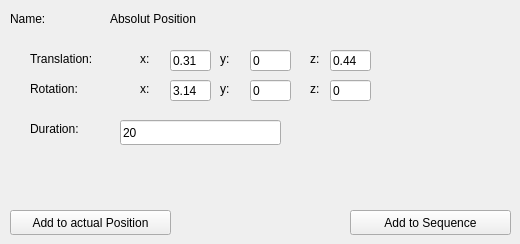
        <widget class="QWidget" name="page_2">
         <widget class="QLabel" name="label_84">
          <property name="geometry">
           <rect>
            <x>310</x>
            <y>80</y>
            <width>21</width>
            <height>17</height>
           </rect>
          </property>
          <property name="text">
           <string>z:</string>
          </property>
         </widget>
         <widget class="QLineEdit" name="lineEdit_44">
          <property name="geometry">
           <rect>
            <x>250</x>
            <y>80</y>
            <width>41</width>
            <height>21</height>
           </rect>
          </property>
          <property name="text">
           <string>0</string>
          </property>
         </widget>
         <widget class="QLineEdit" name="lineEdit_45">
          <property name="geometry">
           <rect>
            <x>330</x>
            <y>80</y>
            <width>41</width>
            <height>21</height>
           </rect>
          </property>
          <property name="text">
           <string>0</string>
          </property>
         </widget>
         <widget class="QLabel" name="label_71">
          <property name="geometry">
           <rect>
            <x>310</x>
            <y>50</y>
            <width>21</width>
            <height>17</height>
           </rect>
          </property>
          <property name="text">
           <string>z:</string>
          </property>
         </widget>
         <widget class="QLineEdit" name="lineEdit_40">
          <property name="geometry">
           <rect>
            <x>170</x>
            <y>80</y>
            <width>41</width>
            <height>21</height>
           </rect>
          </property>
          <property name="text">
           <string>3.14</string>
          </property>
         </widget>
         <widget class="QLabel" name="label_72">
          <property name="geometry">
           <rect>
            <x>110</x>
            <y>10</y>
            <width>151</width>
            <height>17</height>
           </rect>
          </property>
          <property name="text">
           <string>Absolut Position</string>
          </property>
         </widget>
         <widget class="QLabel" name="label_68">
          <property name="geometry">
           <rect>
            <x>140</x>
            <y>50</y>
            <width>21</width>
            <height>17</height>
           </rect>
          </property>
          <property name="text">
           <string>x:</string>
          </property>
         </widget>
         <widget class="QLabel" name="label_83">
          <property name="geometry">
           <rect>
            <x>30</x>
            <y>80</y>
            <width>91</width>
            <height>17</height>
           </rect>
          </property>
          <property name="text">
           <string>Rotation:</string>
          </property>
         </widget>
         <widget class="QLineEdit" name="lineEdit_42">
          <property name="geometry">
           <rect>
            <x>250</x>
            <y>50</y>
            <width>41</width>
            <height>21</height>
           </rect>
          </property>
          <property name="text">
           <string>0</string>
          </property>
         </widget>
         <widget class="QLineEdit" name="lineEdit_39">
          <property name="geometry">
           <rect>
            <x>170</x>
            <y>50</y>
            <width>41</width>
            <height>21</height>
           </rect>
          </property>
          <property name="text">
           <string>0.31</string>
          </property>
         </widget>
         <widget class="QLineEdit" name="lineEdit_41">
          <property name="geometry">
           <rect>
            <x>330</x>
            <y>50</y>
            <width>41</width>
            <height>21</height>
           </rect>
          </property>
          <property name="text">
           <string>0.44</string>
          </property>
         </widget>
         <widget class="QLabel" name="label_69">
          <property name="geometry">
           <rect>
            <x>220</x>
            <y>80</y>
            <width>21</width>
            <height>17</height>
           </rect>
          </property>
          <property name="text">
           <string>y:</string>
          </property>
         </widget>
         <widget class="QLineEdit" name="lineEdit_43">
          <property name="geometry">
           <rect>
            <x>120</x>
            <y>120</y>
            <width>161</width>
            <height>25</height>
           </rect>
          </property>
          <property name="text">
           <string>20</string>
          </property>
         </widget>
         <widget class="QLabel" name="label_70">
          <property name="geometry">
           <rect>
            <x>220</x>
            <y>50</y>
            <width>21</width>
            <height>17</height>
           </rect>
          </property>
          <property name="text">
           <string>y:</string>
          </property>
         </widget>
         <widget class="QLabel" name="label_73">
          <property name="geometry">
           <rect>
            <x>30</x>
            <y>50</y>
            <width>91</width>
            <height>17</height>
           </rect>
          </property>
          <property name="text">
           <string>Translation:</string>
          </property>
         </widget>
         <widget class="QLabel" name="label_81">
          <property name="geometry">
           <rect>
            <x>140</x>
            <y>80</y>
            <width>21</width>
            <height>17</height>
           </rect>
          </property>
          <property name="text">
           <string>x:</string>
          </property>
         </widget>
         <widget class="QPushButton" name="pushButton_41">
          <property name="geometry">
           <rect>
            <x>350</x>
            <y>210</y>
            <width>161</width>
            <height>25</height>
           </rect>
          </property>
          <property name="text">
           <string>Add to Sequence</string>
          </property>
         </widget>
         <widget class="QLabel" name="label_82">
          <property name="geometry">
           <rect>
            <x>30</x>
            <y>120</y>
            <width>91</width>
            <height>17</height>
           </rect>
          </property>
          <property name="text">
           <string>Duration:</string>
          </property>
         </widget>
         <widget class="QLabel" name="label_80">
          <property name="geometry">
           <rect>
            <x>10</x>
            <y>10</y>
            <width>91</width>
            <height>17</height>
           </rect>
          </property>
          <property name="text">
           <string>Name:</string>
          </property>
         </widget>
         <widget class="QPushButton" name="pushButton_42">
          <property name="geometry">
           <rect>
            <x>10</x>
            <y>210</y>
            <width>161</width>
            <height>25</height>
           </rect>
          </property>
          <property name="text">
           <string>Add to actual Position</string>
          </property>
         </widget>
        </widget>
